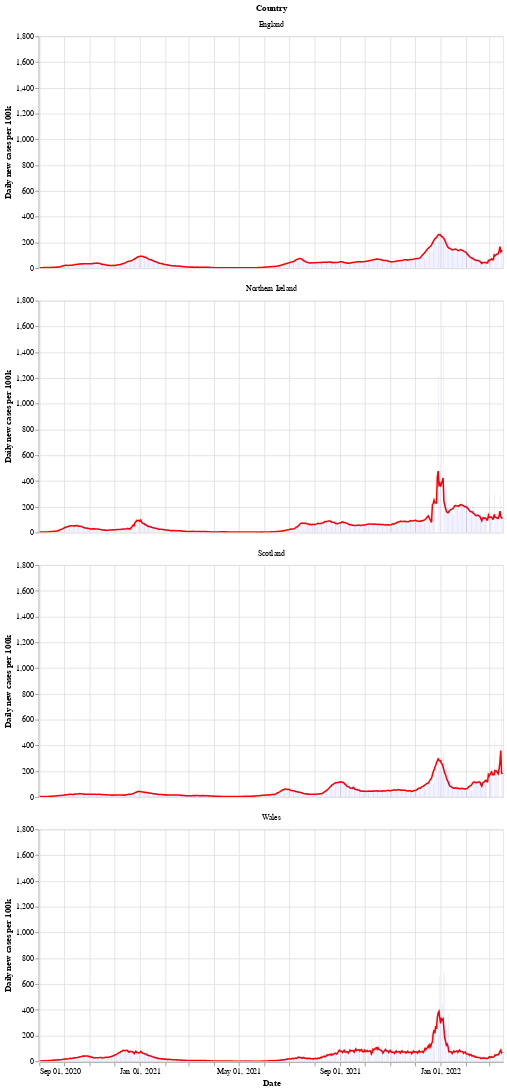

The cell this chart's notebook holds for it:
### Markdown cell above
Next is a bar chart of the number of new cases in each country (per 100k population), with the 7 day moving average of cases. Again we see that Wales saw a longer period of raising and falling cases compared to the other countries.

After a period of cases falling, each nation is now seeing a rise in the number of cases - especially in Wales.

### Code cell
# collapse
bars = alt.Chart(uk_cases).mark_bar().encode(
    x=alt.X("yearmonthdate(date):T", axis=alt.Axis(title='Date')),
    y=alt.Y("newCasesRate:Q", axis=alt.Axis(title='Daily new cases per 100k')),
    tooltip='newCasesRate',
    color=alt.condition(
        alt.datum.dailyChange > 0,
        alt.value("orange"),  # The positive color
        alt.value("blue")  # The negative color
    )
).properties(title='New cases per 100k population with rolling 7 day average', width=600).interactive()
line = alt.Chart(uk_cases).mark_line(
    color='red',
    size=2,
).transform_window(
    rolling_mean='mean(newCasesRate)',
    frame=[0, 7],
    groupby=['areaName']
).encode(
    x='yearmonthdate(date):T',
    y='rolling_mean:Q'
)
alt.layer(line, bars, data=uk_cases).facet(alt.Row('areaName', title='Country'), columns=1)

### Figure 1 — Vega-Lite specification as saved in the notebook (floating-point values rounded to 4 significant figures; data arrays with more than 128 entries replaced by an {"elided": "..."} marker saying what was removed)
{"config": {"view": {"continuousWidth": 400, "continuousHeight": 300}}, "data": {"name": "data-25d7333241e3be59bd71065a01710ef2"}, "facet": {"type": "nominal", "field": "areaName", "title": "Country"}, "spec": {"layer": [{"mark": {"type": "line", "color": "red", "size": 2}, "encoding": {"x": {"type": "temporal", "field": "date", "timeUnit": "yearmonthdate"}, "y": {"type": "quantitative", "field": "rolling_mean"}}, "transform": [{"window": [{"op": "mean", "field": "newCasesRate", "as": "rolling_mean"}], "frame": [0, 7], "groupby": ["areaName"]}]}, {"mark": "bar", "encoding": {"color": {"condition": {"value": "orange", "test": "(datum.dailyChange > 0)"}, "value": "blue"}, "tooltip": {"type": "quantitative", "field": "newCasesRate"}, "x": {"type": "temporal", "axis": {"title": "Date"}, "field": "date", "timeUnit": "yearmonthdate"}, "y": {"type": "quantitative", "axis": {"title": "Daily new cases per 100k"}, "field": "newCasesRate"}}, "selection": {"selector002": {"type": "interval", "bind": "scales", "encodings": ["x", "y"]}}, "title": "New cases per 100k population with rolling 7 day average", "width": 600}]}, "columns": 1, "$schema": "https://vega.github.io/schema/vega-lite/v4.8.1.json", "datasets": {"data-25d7333241e3be59bd71065a01710ef2": {"elided": "2252 records"}}}
